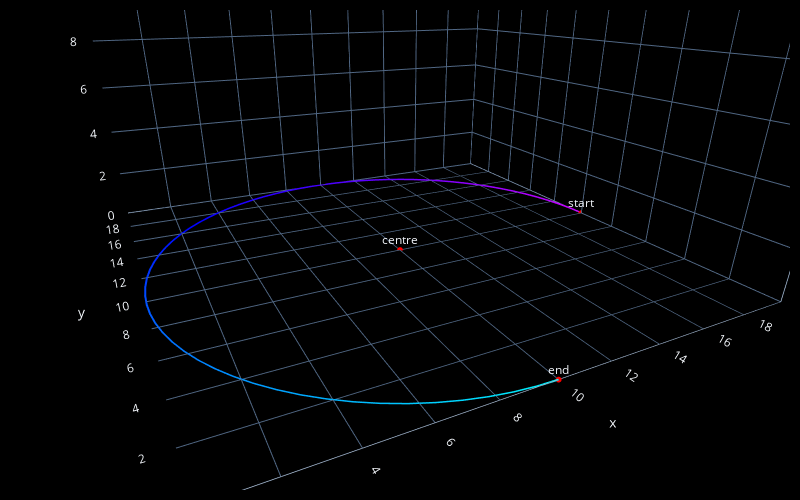

Write notebook code for a chart like this one.
### Markdown cell above
#### arc

### Code cell
centre_point = fc.Point(x=10, y=10, z=0)
radius = 10
start_angle = 0
arc_angle = 0.75*tau
segments = 64
steps = fc.arcXY(centre_point, radius, start_angle, arc_angle, segments)
steps.append(fc.PlotAnnotation(point=steps[-1], label="end"))
steps.append(fc.PlotAnnotation(point=steps[0], label="start"))
steps.append(fc.PlotAnnotation(point=centre_point, label="centre"))
fc.transform(steps, 'plot', fc.PlotControls(color_type='print_sequence', style='line'))

### Figure 1 — Plotly figure (JSON) as saved in the notebook; plotly's stock layout.template omitted (floating-point values rounded to 4 significant figures)
{"data": [{"line": {"color": ["rgb(204.00, 0.00, 255.00)", "rgb(197.62, 0.00, 255.00)", "rgb(191.50, 0.00, 255.00)", "rgb(185.13, 0.00, 255.00)", "rgb(179.01, 0.00, 255.00)", "rgb(172.64, 0.00, 255.00)", "rgb(166.26, 0.00, 255.00)", "rgb(160.14, 0.00, 255.00)", "rgb(153.76, 0.00, 255.00)", "rgb(147.39, 0.00, 255.00)", "rgb(141.27, 0.00, 255.00)", "rgb(134.90, 0.00, 255.00)", "rgb(128.78, 0.00, 255.00)", "rgb(122.40, 0.00, 255.00)", "rgb(116.03, 0.00, 255.00)", "rgb(109.91, 0.00, 255.00)", "rgb(103.53, 0.00, 255.00)", "rgb(97.41, 0.00, 255.00)", "rgb(91.03, 0.00, 255.00)", "rgb(84.66, 0.00, 255.00)", "rgb(78.54, 0.00, 255.00)", "rgb(72.16, 0.00, 255.00)", "rgb(65.79, 0.00, 255.00)", "rgb(59.67, 0.00, 255.00)", "rgb(53.29, 0.00, 255.00)", "rgb(47.17, 0.00, 255.00)", "rgb(40.80, 0.00, 255.00)", "rgb(34.43, 0.00, 255.00)", "rgb(28.30, 0.00, 255.00)", "rgb(21.93, 0.00, 255.00)", "rgb(15.81, 0.00, 255.00)", "rgb(9.43, 0.00, 255.00)", "rgb(3.06, 0.00, 255.00)", "rgb(0.00, 3.82, 255.00)", "rgb(0.00, 11.73, 255.00)", "rgb(0.00, 19.63, 255.00)", "rgb(0.00, 27.54, 255.00)", "rgb(0.00, 35.19, 255.00)", "rgb(0.00, 43.10, 255.00)", "rgb(0.00, 51.00, 255.00)", "rgb(0.00, 58.91, 255.00)", "rgb(0.00, 66.81, 255.00)", "rgb(0.00, 74.46, 255.00)", "rgb(0.00, 82.37, 255.00)", "rgb(0.00, 90.27, 255.00)", "rgb(0.00, 98.17, 255.00)", "rgb(0.00, 105.82, 255.00)", "rgb(0.00, 113.73, 255.00)", "rgb(0.00, 121.63, 255.00)", "rgb(0.00, 129.54, 255.00)", "rgb(0.00, 137.19, 255.00)", "rgb(0.00, 145.09, 255.00)", "rgb(0.00, 153.00, 255.00)", "rgb(0.00, 160.91, 255.00)", "rgb(0.00, 168.81, 255.00)", "rgb(0.00, 176.46, 255.00)", "rgb(0.00, 184.36, 255.00)", "rgb(0.00, 192.27, 255.00)", "rgb(0.00, 200.18, 255.00)", "rgb(0.00, 207.82, 255.00)", "rgb(0.00, 215.73, 255.00)", "rgb(0.00, 223.63, 255.00)", "rgb(0.00, 231.54, 255.00)", "rgb(0.00, 239.19, 255.00)", "rgb(0.00, 247.09, 255.00)"], "width": 4}, "mode": "lines", "showlegend": false, "type": "scatter3d", "x": [20, 19.97, 19.89, 19.76, 19.57, 19.33, 19.04, 18.7, 18.32, 17.88, 17.41, 16.89, 16.34, 15.76, 15.14, 14.5, 13.83, 13.14, 12.43, 11.71, 10.98, 10.24, 9.509, 8.776, 8.049, 7.333, 6.631, 5.948, 5.286, 4.65, 4.043, 3.468, 2.929, 2.428, 1.968, 1.551, 1.181, 0.858, 0.585, 0.362, 0.192, 0.075, 0.012, 0.003, 0.048, 0.147, 0.3, 0.505, 0.761, 1.068, 1.423, 1.824, 2.27, 2.758, 3.284, 3.848, 4.444, 5.071, 5.724, 6.401, 7.097, 7.809, 8.533, 9.264, 10], "y": [10, 10.74, 11.47, 12.19, 12.9, 13.6, 14.28, 14.93, 15.56, 16.15, 16.72, 17.24, 17.73, 18.18, 18.58, 18.93, 19.24, 19.5, 19.7, 19.85, 19.95, 20.0, 19.99, 19.93, 19.81, 19.64, 19.41, 19.14, 18.82, 18.45, 18.03, 17.57, 17.07, 16.53, 15.96, 15.35, 14.71, 14.05, 13.37, 12.67, 11.95, 11.22, 10.49, 9.755, 9.02, 8.29, 7.57, 6.863, 6.173, 5.504, 4.859, 4.242, 3.656, 3.105, 2.59, 2.117, 1.685, 1.299, 0.96, 0.67, 0.431, 0.243, 0.108, 0.027, 0], "z": [0, 0, 0, 0, 0, 0, 0, 0, 0, 0, 0, 0, 0, 0, 0, 0, 0, 0, 0, 0, 0, 0, 0, 0, 0, 0, 0, 0, 0, 0, 0, 0, 0, 0, 0, 0, 0, 0, 0, 0, 0, 0, 0, 0, 0, 0, 0, 0, 0, 0, 0, 0, 0, 0, 0, 0, 0, 0, 0, 0, 0, 0, 0, 0, 0]}, {"marker": {"color": "red", "size": 2}, "mode": "markers", "showlegend": false, "type": "scatter3d", "x": [10.0, 20, 10], "y": [0, 10, 10], "z": [0, 0, 0]}], "layout": {"height": 500, "margin": {"b": 10, "l": 10, "pad": 4, "r": 10, "t": 10}, "paper_bgcolor": "black", "scene": {"annotations": [{"showarrow": false, "text": "end", "x": 10.0, "y": 0, "yshift": 10, "z": 0}, {"showarrow": false, "text": "start", "x": 20, "y": 10, "yshift": 10, "z": 0}, {"showarrow": false, "text": "centre", "x": 10, "y": 10, "yshift": 10, "z": 0}], "aspectmode": "cube", "camera": {"center": {"x": 0, "y": 0, "z": -0.5}, "eye": {"x": -0.5, "y": -1, "z": 0}}, "xaxis": {"backgroundcolor": "black", "nticks": 10, "range": [0.002012, 20.0]}, "yaxis": {"backgroundcolor": "black", "nticks": 10, "range": [-0.001, 20.0]}, "zaxis": {"backgroundcolor": "black", "nticks": 10, "range": [0, 20.0]}}, "width": 800}}
